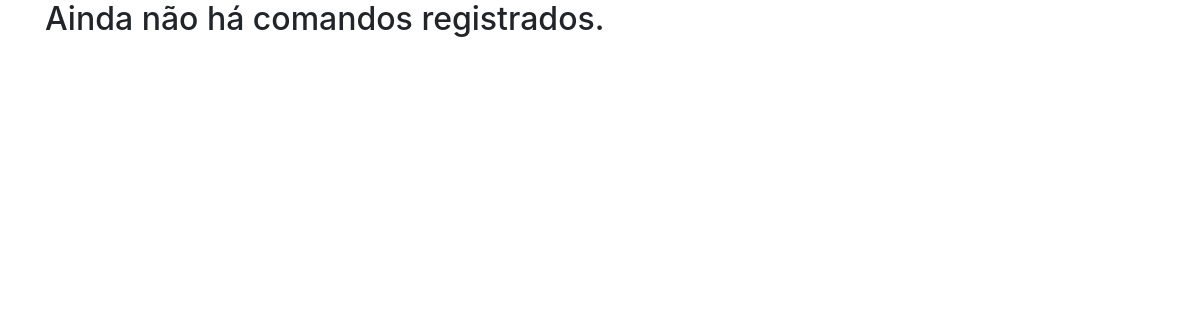
Before: /sql/ with the older database file.
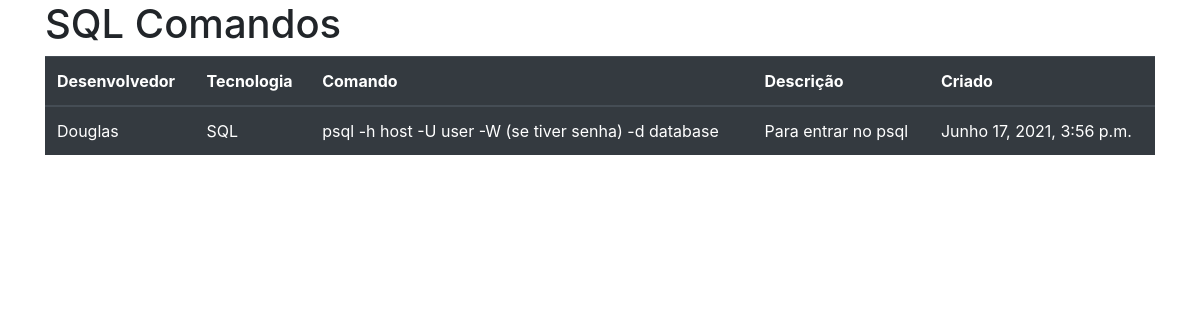
After: the same page with the newer database file.
### core/models.py (models this page shows, shortened)
class ComandoModel(models.Model):
    DESENVOLVEDORES = [
        ('Marcos', 'Marcos Allysson'),
        ('Douglas', 'Douglas Shibata'),
        ('Andre', 'Andre Luiz')
    ]
    TECNOLOGIAS = [
        ('PY', 'Python'),
        ('SQL', 'SQL'),
        ('SH', 'Bash'),
        ('GIT', 'Git'),
    ]
    desenvolvedor = models.CharField('Desenvolvedor', max_length=50, choices=DESENVOLVEDORES)
    tecnologia = models.CharField('Tecnologia', max_length=50, choices=TECNOLOGIAS)
    comando = models.CharField('Comando', max_length=100)
    descricao = models.CharField('Descricao', max_length=500)
    criado = models.DateTimeField('Criado', auto_now_add=True)

### core/views.py (the view)
# urls.py: path('sql/', sql, name='sql'),
def sql(request):
    text = {
        'sql': ComandoModel.objects.filter(tecnologia='SQL')
    }
    return render(request, 'sql.html', text)

### core/templates/sql.html (shortened to what this page needs)
{% load bootstrap4 %}
<!DOCTYPE html>
<html lang="pt-br">
<head>
    {% bootstrap_css %}
</head>
<body>
    <div class="container">
        {% if sql %}
            <h1> SQL Comandos </h1>
            <table class="table table-dark">
                <thead>
                    <tr>
                        <th scope="col"> Desenvolvedor </th>
                        <th scope="col"> Tecnologia </th>
                        <th scope="col"> Comando </th>
                        <th scope="col"> Descrição </th>
                        <th scope="col"> Criado </th>
                    </tr>
                </thead>
                <tbody>
                    {% for s in sql %}
                        <tr>
                            <td scope="row"> {{ s.desenvolvedor }} </td>
                            <td scope="row"> {{ s.tecnologia }} </td>
                            <td scope="row"> {{ s.comando }} </td>
                            <td scope="row"> {{ s.descricao }} </td>
                            <td scope="row"> {{ s.criado }} </td>
                        </tr>
                    {% endfor %}
                </tbody>
            </table>
        {% else %}
            <h2> Ainda não há comandos registrados. </h2>
        {% endif %}
    </div>
</body>
</html>

Changed rows visible on the page:
added ComandoModel: desenvolvedor "Douglas", tecnologia "SQL", comando "psql -h host -U user -W (se tiver senha) -d database", descricao "Para entrar no psql", criado "Junho 17, 2021, 3:56 p.m."
Other visible differences:
text no longer shown: "Ainda não há comandos registrados."
text now shown: "SQL Comandos Desenvolvedor Tecnologia Comando Descrição Criado"
